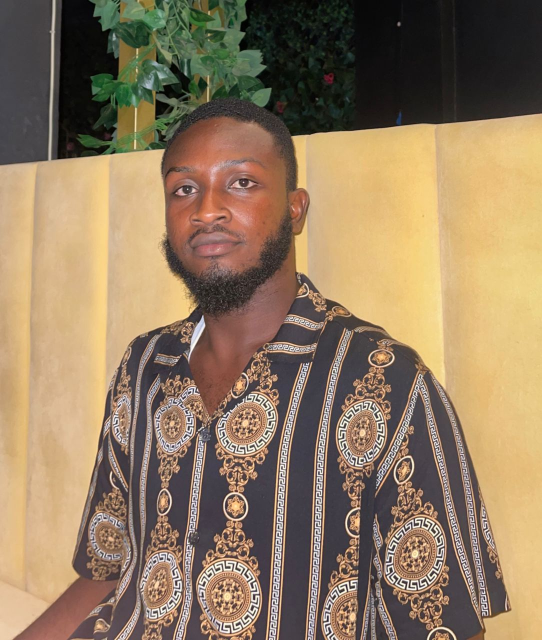
#> input picture facesData/Argon Css.jpg, 1084 x 1280 px (shown at 1/2 size); its folder holds 4 pictures in this run
$ python utils.py
#> lines starting #> are read from the running program, lines starting #| are printed output that depends on the picture
import cv2
import os
import numpy as np
from sklearn.model_selection import train_test_split

# Function to load the dataset
def load_dataset(dataset_path):
#> called with dataset_path = './facesData'
    faces = []
    labels = []
    label_dict = {}
    current_label = 0

    image_files = [f for f in os.listdir(dataset_path) if f.endswith(('.png', '.jpg', '.jpeg'))]
    for filename in image_files:
        # Extract label (student's name or ID) from the filename
        label = os.path.splitext(filename)[0]

        if label not in label_dict:
            label_dict[label] = current_label
            current_label += 1
        img_path = os.path.join(dataset_path, filename)
        image = cv2.imread(img_path)
#> image is the input picture: shape (1280, 1084, 3); mean B, G, R 96.7, 123.4, 145.3
        gray = cv2.cvtColor(image, cv2.COLOR_BGR2GRAY)
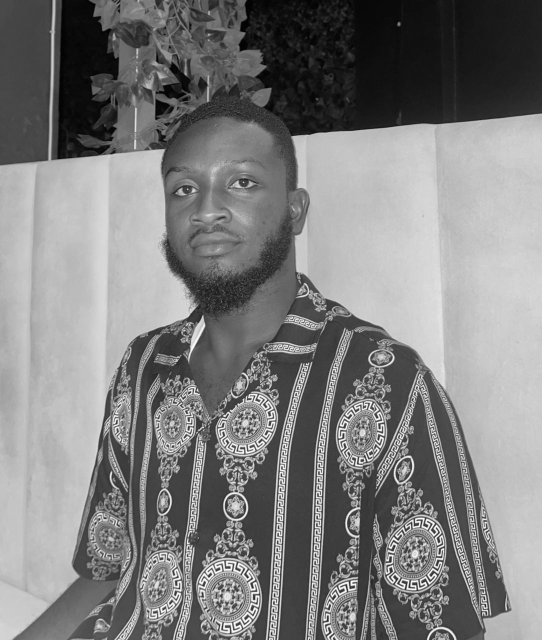
#> gray: shape (1280, 1084) (shown at 1/2 size); min 0, max 255, mean 126.9

        # Apply image preprocessing techniques (e.g., histogram equalization)
        gray = cv2.equalizeHist(gray)
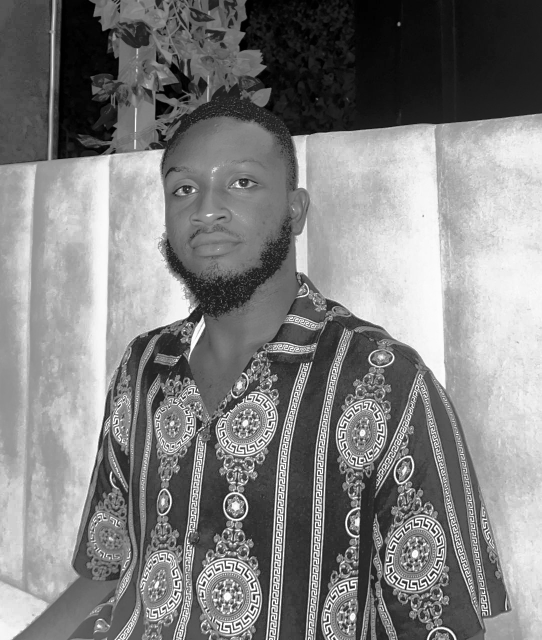
#> gray: shape (1280, 1084) (shown at 1/2 size); min 0, max 255, mean 128.5

        # Resize images to a standard size
        gray = cv2.resize(gray, (100, 100))
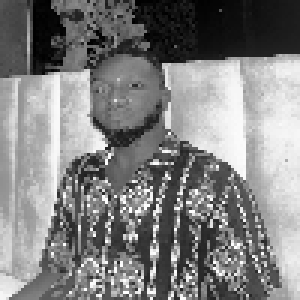
#> gray: shape (100, 100) (shown 3 times larger); min 0, max 255, mean 128.4

        faces.append(gray)
        labels.append(label_dict[label])
#> pass 2 of the loop in load_dataset, `for filename in image_files:`:
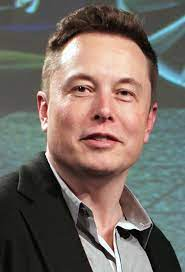
#> input picture facesData/Elon Musk(2).jpeg, 185 x 272 px
#> in load_dataset, image is the input picture: shape (272, 185, 3); mean B, G, R 99.2, 106.1, 116.3
#> in load_dataset, `gray = cv2.equalizeHist(gray)`:
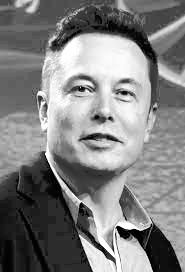
#> gray: shape (272, 185); min 0, max 255, mean 128.3
#> in load_dataset, `gray = cv2.resize(gray, (100, 100))`:
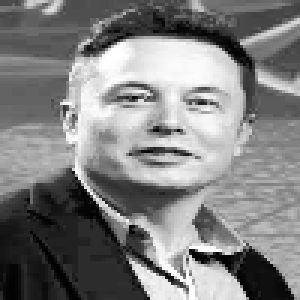
#> gray: shape (100, 100) (shown 3 times larger); min 0, max 255, mean 128.1
#> pass 3 of the loop in load_dataset, `for filename in image_files:`:
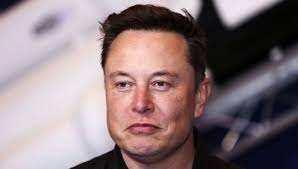
#> input picture facesData/Elon Musk(3).jpeg, 298 x 169 px
#> in load_dataset, image is the input picture: shape (169, 298, 3); mean B, G, R 123.2, 119.4, 137.3
#> in load_dataset, `gray = cv2.equalizeHist(gray)`:
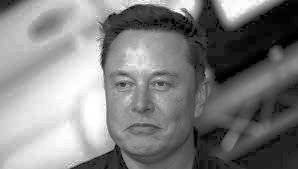
#> gray: shape (169, 298); min 0, max 255, mean 128.2
#> in load_dataset, `gray = cv2.resize(gray, (100, 100))`:
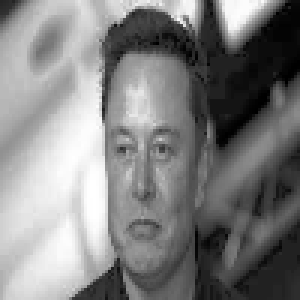
#> gray: shape (100, 100) (shown 3 times larger); min 0, max 255, mean 128.1
#> the loop made 4 passes; the first 3 are shown

    # Save the label dictionary to a file
    with open("label_dict.txt", "w") as file:
        for key, value in label_dict.items():
            file.write(f"{key},{value}\n")

    return faces, np.array(labels)

# Function to train the recognizer
def train_recognizer(dataset_path):
    faces, labels = load_dataset(dataset_path)

    # Split the dataset into training and testing sets
    X_train, X_test, y_train, y_test = train_test_split(faces, labels, test_size=0.2, random_state=42)

    # Choose the recognizer algorithm (e.g., LBPH)
    recognizer = cv2.face_LBPHFaceRecognizer.create()

    # Train the recognizer on the training set
    recognizer.train(X_train, y_train)

    # Evaluate the recognizer on the testing set
    total = 0
    correct = 0
    for i in range(len(X_test)):
        label_predicted, _ = recognizer.predict(X_test[i])
        if label_predicted == y_test[i]:
            correct += 1
        total += 1

    accuracy = (correct / total) * 100
    print(f"Accuracy: {accuracy:.2f}%")

    # Save the trained model
    recognizer.save("trained_model.yml")

    print("Training complete.")

if __name__ == "__main__":
    dataset_path = "./facesData"  # Update the path to your folder
    train_recognizer(dataset_path)
